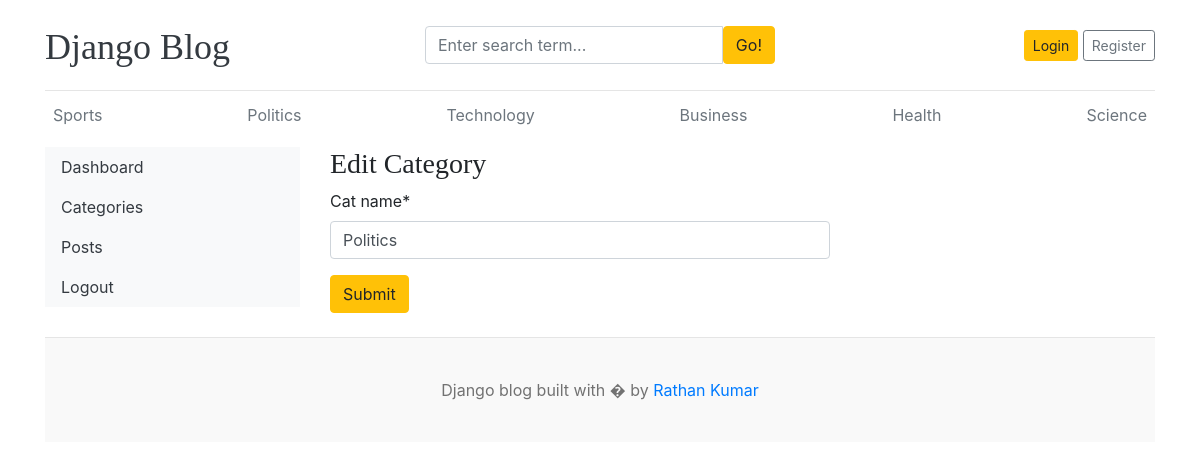
The page /dashboards/edit_category/2 on the database its author committed.
### blog/models.py (models this page shows, shortened)
class Category(models.Model):
    cat_name = models.CharField(max_length=30)
    created_at = models.DateTimeField(auto_now_add=True)
    updated_at = models.DateTimeField(auto_now=True)
    class Meta:
        verbose_name_plural = 'Categories'

### dashboards/views.py (the view)
# urls.py: path('edit_category/<int:pk>',views.edit_category,name='edit_category'),
def edit_category(request,pk):
    categories = Category.objects.all()
    category = Category.objects.get(pk=pk)
    if request.method == 'POST':
        form = CategoryForm(request.POST,instance=category)
        if form.is_valid():
            form.save()
            return redirect('categories')
    form = CategoryForm(instance=category)
    context = {
        'categories':categories,
        'form' : form,
    }
    return render(request,'dashboards/edit_category.html',context)

### dashboards/forms.py
class CategoryForm(forms.ModelForm):
    class Meta:
        model = Category
        fields = '__all__'

### templates/dashboards/edit_category.html (shortened to what this page needs)
{% extends 'blog/base.html' %}
{% block content %}
{% load crispy_forms_tags %}
<div class="row">
{% include 'dashboards/sidebar.html' %}
<div class="col-md-9">
<h3>Edit Category</h3>
<form action="" method="post" style="width: 500px;">
    {{form | crispy}}
    <button class="btn btn-warning" type="submit">Submit</button>
</form>
<br>
</div>
</div>
{% endblock %}

### templates/blog/base.html (shortened to what this page needs)
{% load static %}
<!DOCTYPE html>
<html lang="en">
<head>
    <link href="https://getbootstrap.com/docs/4.0/dist/css/bootstrap.min.css" rel="stylesheet">
    <link href="{% static 'css/blog.css' %}" rel="stylesheet">
    <link rel="stylesheet" href="https://cdnjs.cloudflare.com/ajax/libs/font-awesome/4.7.0/css/font-awesome.min.css">
  </head>
<body>
    <div class="container">
      <header class="blog-header py-3">
        <div class="row flex-nowrap justify-content-between align-items-center">
          <div class="col-4 pt-1">
            <a class="blog-header-logo text-dark" href="/">Django Blog</a>
          </div>
          <div class="col-4">
            <form action="{% url 'search' %}" method="get">
              <div class="input-group">
                <input class="form-control" name="keyword" value="{{keyword}}" type="text" placeholder="Enter search term..." aria-label="Enter search term..." aria-describedby="button-search" />
                <button  class="btn btn-warning" id="button-search" type="submit">Go!</button>
            </div>
            </form>
          </div>
          <div class="col-4 d-flex justify-content-end align-items-center">
            {% if not user.is_authenticated %}
            <a class="btn btn-sm btn-warning" href="{% url 'login' %}">Login</a> &nbsp;
            <a class="btn btn-sm btn-outline-secondary" href="{% url 'register' %}">Register</a>
            {% else %}
            <span>{{user.username}}</span>&nbsp;&nbsp;&nbsp;
            <a class="btn btn-sm btn-warning" href="{% url 'logout' %}">Logout</a> &nbsp;&nbsp;
            <a class="btn btn-sm btn-warning" href="{% url 'dashboard' %}">Dashboard</a>
            {% endif %}
          </div>
        </div>
      </header>
      <div class="nav-scroller py-1 mb-2">
        <nav class="nav d-flex justify-content-between">
          {% for i in categories %}
          <a class="p-2 text-muted" href="{% url 'get_post_by_category' i.id %}">{{i.cat_name}}</a>
          {% endfor %}
        </nav>
      </div>
{% block content %}
{% endblock %}
<footer class="blog-footer">
    <p>Django blog built with � by <a href="#">Rathan Kumar</a></p>
  </footer>
  </body>
  </html>

### static/css/blog.css (style rules this page uses)
.blog-header { border-bottom: 1px solid #e5e5e5; }
.blog-header-logo { font-family: "Playfair Display", Georgia, "Times New Roman", serif; font-size: 2.25rem; }
h1, h2, h3, h4, h5, h6 { font-family: "Playfair Display", Georgia, "Times New Roman", serif; }
.blog-footer { padding: 2.5rem 0; color: #727272; text-align: center; background-color: #f9f9f9; border-top: .05rem solid #e5e5e5; }
.blog-footer p:last-child { margin-bottom: 0; }

### rows shown on the page
Category: cat_name "Sports"
Category: cat_name "Politics"
Category: cat_name "Technology"
Category: cat_name "Business"
Category: cat_name "Health"
Category: cat_name "Science"
